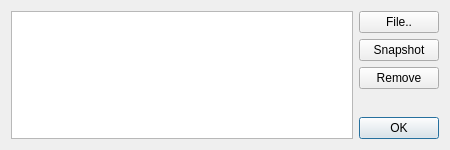
<?xml version="1.0" encoding="UTF-8"?>
<ui version="4.0">
 <class>Form</class>
 <widget class="QWidget" name="Form">
  <property name="geometry">
   <rect>
    <x>0</x>
    <y>0</y>
    <width>450</width>
    <height>150</height>
   </rect>
  </property>
  <property name="windowTitle">
   <string>Form</string>
  </property>
  <layout class="QHBoxLayout" name="horizontalLayout">
   <item>
    <widget class="TableView" name="tab"/>
   </item>
   <item>
    <layout class="QVBoxLayout" name="verticalLayout">
     <item>
      <widget class="QPushButton" name="btn_load">
       <property name="text">
        <string>File..</string>
       </property>
      </widget>
     </item>
     <item>
      <widget class="QPushButton" name="btn_save">
       <property name="text">
        <string>Snapshot</string>
       </property>
      </widget>
     </item>
     <item>
      <widget class="QPushButton" name="btn_remove">
       <property name="text">
        <string>Remove</string>
       </property>
      </widget>
     </item>
     <item>
      <spacer name="verticalSpacer">
       <property name="orientation">
        <enum>Qt::Vertical</enum>
       </property>
       <property name="sizeHint" stdset="0">
        <size>
         <width>20</width>
         <height>40</height>
        </size>
       </property>
      </spacer>
     </item>
     <item>
      <widget class="QDialogButtonBox" name="btn_box">
       <property name="orientation">
        <enum>Qt::Vertical</enum>
       </property>
       <property name="standardButtons">
        <set>QDialogButtonBox::Ok</set>
       </property>
      </widget>
     </item>
    </layout>
   </item>
  </layout>
 </widget>
 <customwidgets>
  <customwidget>
   <class>TableView</class>
   <extends>QTableView</extends>
   <header>madgui/widget/tableview.h</header>
  </customwidget>
 </customwidgets>
 <resources/>
 <connections/>
</ui>
